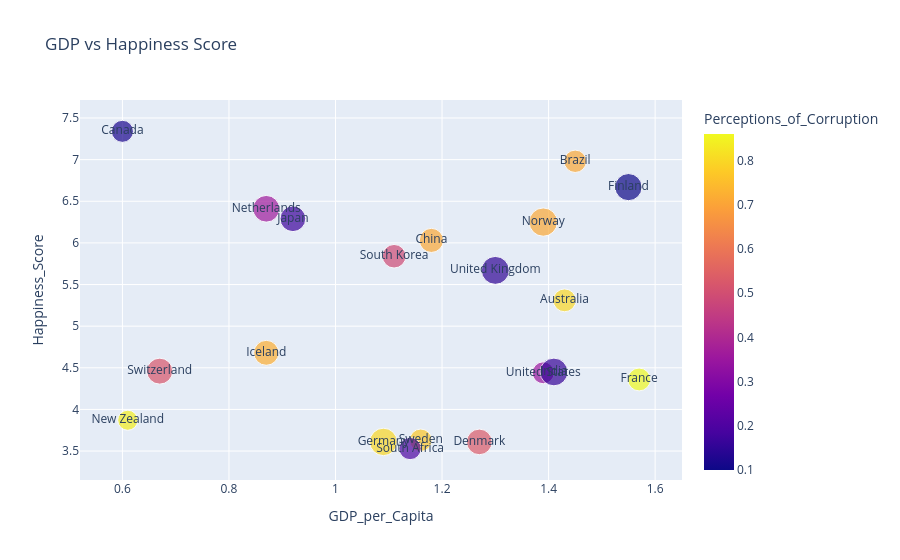

Notebook code for this chart:
### Code cell
fig = px.scatter(
    df,

    x="GDP_per_Capita",
    y="Happiness_Score",

    text="Country",

    size="Healthy_Life_Expectancy",

    color="Perceptions_of_Corruption",

    title="GDP vs Happiness Score"
)

fig.show()

### Figure 1 — Plotly figure (JSON) as saved in the notebook; plotly's stock layout.template omitted (floating-point values rounded to 4 significant figures)
{"data": [{"hovertemplate": "GDP_per_Capita=%{x}<br>Happiness_Score=%{y}<br>Healthy_Life_Expectancy=%{marker.size}<br>Country=%{text}<br>Perceptions_of_Corruption=%{marker.color}<extra></extra>", "legendgroup": "", "marker": {"color": [0.71, 0.53, 0.72, 0.52, 0.1, 0.36, 0.12, 0.84, 0.8, 0.77, 0.35, 0.15, 0.8, 0.86, 0.17, 0.49, 0.16, 0.71, 0.71, 0.2], "coloraxis": "coloraxis", "size": [81.6, 66.9, 63.4, 68.8, 75.4, 72.6, 49.6, 41.3, 53.2, 51.2, 48.9, 79.6, 76.8, 53.2, 67.5, 56.6, 78.4, 59.3, 51.1, 50.4], "sizemode": "area", "sizeref": 0.204, "symbol": "circle"}, "mode": "markers+text", "name": "", "orientation": "v", "showlegend": false, "text": ["Norway", "Denmark", "Iceland", "Switzerland", "Finland", "Netherlands", "Canada", "New Zealand", "Australia", "Sweden", "United States", "United Kingdom", "Germany", "France", "Japan", "South Korea", "India", "China", "Brazil", "South Africa"], "type": "scatter", "x": [1.39, 1.27, 0.87, 0.67, 1.55, 0.87, 0.6, 0.61, 1.43, 1.16, 1.39, 1.3, 1.09, 1.57, 0.92, 1.11, 1.41, 1.18, 1.45, 1.14], "xaxis": "x", "y": [6.25, 3.61, 4.68, 4.46, 6.67, 6.41, 7.34, 3.87, 5.31, 3.63, 4.44, 5.67, 3.61, 4.36, 6.29, 5.84, 4.45, 6.03, 6.98, 3.53], "yaxis": "y"}], "layout": {"coloraxis": {"colorbar": {"title": {"text": "Perceptions_of_Corruption"}}, "colorscale": [[0, "#0d0887"], [0.1111, "#46039f"], [0.2222, "#7201a8"], [0.3333, "#9c179e"], [0.4444, "#bd3786"], [0.5556, "#d8576b"], [0.6667, "#ed7953"], [0.7778, "#fb9f3a"], [0.8889, "#fdca26"], [1, "#f0f921"]]}, "legend": {"itemsizing": "constant", "tracegroupgap": 0}, "title": {"text": "GDP vs Happiness Score"}, "xaxis": {"anchor": "y", "domain": [0, 1], "title": {"text": "GDP_per_Capita"}}, "yaxis": {"anchor": "x", "domain": [0, 1], "title": {"text": "Happiness_Score"}}}}
